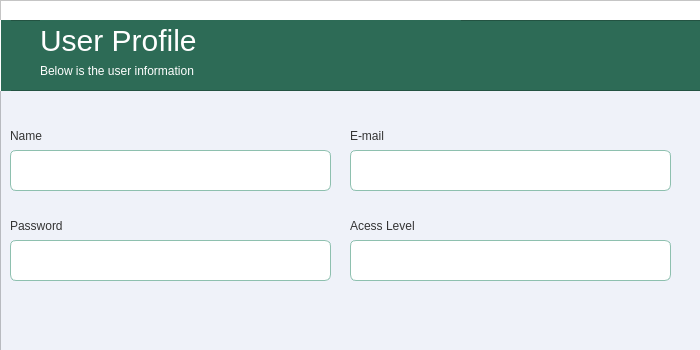
<?xml version="1.0" encoding="UTF-8"?>
<ui version="4.0">
 <class>MainWindow</class>
 <widget class="QMainWindow" name="MainWindow">
  <property name="geometry">
   <rect>
    <x>0</x>
    <y>0</y>
    <width>700</width>
    <height>350</height>
   </rect>
  </property>
  <property name="minimumSize">
   <size>
    <width>700</width>
    <height>350</height>
   </size>
  </property>
  <property name="maximumSize">
   <size>
    <width>700</width>
    <height>350</height>
   </size>
  </property>
  <property name="windowTitle">
   <string>Dashboard</string>
  </property>
  <widget class="QWidget" name="centralwidget">
   <widget class="QFrame" name="frame">
    <property name="geometry">
     <rect>
      <x>0</x>
      <y>0</y>
      <width>1050</width>
      <height>861</height>
     </rect>
    </property>
    <property name="sizePolicy">
     <sizepolicy hsizetype="Fixed" vsizetype="Preferred">
      <horstretch>0</horstretch>
      <verstretch>0</verstretch>
     </sizepolicy>
    </property>
    <property name="minimumSize">
     <size>
      <width>1050</width>
      <height>861</height>
     </size>
    </property>
    <property name="maximumSize">
     <size>
      <width>1050</width>
      <height>861</height>
     </size>
    </property>
    <property name="font">
     <font>
      <pointsize>20</pointsize>
     </font>
    </property>
    <property name="autoFillBackground">
     <bool>false</bool>
    </property>
    <property name="styleSheet">
     <string notr="true">background-color:#eff2f9;

</string>
    </property>
    <property name="frameShape">
     <enum>QFrame::StyledPanel</enum>
    </property>
    <property name="frameShadow">
     <enum>QFrame::Raised</enum>
    </property>
    <widget class="QFrame" name="frame_2">
     <property name="geometry">
      <rect>
       <x>0</x>
       <y>0</y>
       <width>1201</width>
       <height>51</height>
      </rect>
     </property>
     <property name="styleSheet">
      <string notr="true">background-color:#fff</string>
     </property>
     <property name="frameShape">
      <enum>QFrame::StyledPanel</enum>
     </property>
     <property name="frameShadow">
      <enum>QFrame::Raised</enum>
     </property>
     <widget class="QPushButton" name="img_user_logado">
      <property name="geometry">
       <rect>
        <x>980</x>
        <y>10</y>
        <width>31</width>
        <height>31</height>
       </rect>
      </property>
      <property name="styleSheet">
       <string notr="true">background-color: #fff;
border-radius:30px;
width:30px;
height:30px;</string>
      </property>
      <property name="text">
       <string/>
      </property>
      <property name="icon">
       <iconset>
        <normaloff>../../../../../.designer/backup/user_dark.svg</normaloff>../../../../../.designer/backup/user_dark.svg</iconset>
      </property>
      <property name="iconSize">
       <size>
        <width>25</width>
        <height>25</height>
       </size>
      </property>
     </widget>
    </widget>
    <widget class="QFrame" name="frame_3">
     <property name="geometry">
      <rect>
       <x>0</x>
       <y>20</y>
       <width>1201</width>
       <height>71</height>
      </rect>
     </property>
     <property name="styleSheet">
      <string notr="true">background-color:#2d6b56;</string>
     </property>
     <property name="frameShape">
      <enum>QFrame::StyledPanel</enum>
     </property>
     <property name="frameShadow">
      <enum>QFrame::Raised</enum>
     </property>
     <widget class="QLabel" name="lbl_form_tittle">
      <property name="geometry">
       <rect>
        <x>40</x>
        <y>0</y>
        <width>421</width>
        <height>41</height>
       </rect>
      </property>
      <property name="styleSheet">
       <string notr="true">font-size: 30px;
color:#fff;</string>
      </property>
      <property name="text">
       <string>User Profile</string>
      </property>
     </widget>
     <widget class="Line" name="line">
      <property name="geometry">
       <rect>
        <x>-10</x>
        <y>0</y>
        <width>21</width>
        <height>151</height>
       </rect>
      </property>
      <property name="styleSheet">
       <string notr="true">color: rgb(255, 255, 255);
border-color: rgb(255, 255, 255);</string>
      </property>
      <property name="frameShadow">
       <enum>QFrame::Plain</enum>
      </property>
      <property name="orientation">
       <enum>Qt::Vertical</enum>
      </property>
     </widget>
     <widget class="QLabel" name="lbl_form_text">
      <property name="geometry">
       <rect>
        <x>40</x>
        <y>40</y>
        <width>511</width>
        <height>21</height>
       </rect>
      </property>
      <property name="styleSheet">
       <string notr="true">color: rgb(255, 255, 255);
font: 9pt &quot;MS Shell Dlg 2&quot;;</string>
      </property>
      <property name="text">
       <string>Below is the user information</string>
      </property>
     </widget>
    </widget>
    <widget class="QFrame" name="frame_9">
     <property name="geometry">
      <rect>
       <x>-1</x>
       <y>830</y>
       <width>1151</width>
       <height>31</height>
      </rect>
     </property>
     <property name="styleSheet">
      <string notr="true">background-color:#2d6b56;</string>
     </property>
     <property name="frameShape">
      <enum>QFrame::StyledPanel</enum>
     </property>
     <property name="frameShadow">
      <enum>QFrame::Raised</enum>
     </property>
    </widget>
    <widget class="Line" name="line_2">
     <property name="geometry">
      <rect>
       <x>-40</x>
       <y>750</y>
       <width>41</width>
       <height>151</height>
      </rect>
     </property>
     <property name="styleSheet">
      <string notr="true">color: rgb(255, 255, 255);
border-color: rgb(255, 255, 255);</string>
     </property>
     <property name="frameShadow">
      <enum>QFrame::Plain</enum>
     </property>
     <property name="orientation">
      <enum>Qt::Vertical</enum>
     </property>
    </widget>
    <widget class="QLabel" name="lbl_syntetic_sg">
     <property name="geometry">
      <rect>
       <x>10</x>
       <y>120</y>
       <width>311</width>
       <height>31</height>
      </rect>
     </property>
     <property name="font">
      <font>
       <pointsize>9</pointsize>
      </font>
     </property>
     <property name="styleSheet">
      <string notr="true">color: rgb(52, 52, 52);</string>
     </property>
     <property name="text">
      <string>Name</string>
     </property>
    </widget>
    <widget class="QLineEdit" name="txt_description">
     <property name="geometry">
      <rect>
       <x>10</x>
       <y>150</y>
       <width>321</width>
       <height>41</height>
      </rect>
     </property>
     <property name="styleSheet">
      <string notr="true">QLineEdit{


background-color:#fff;
border: 1px solid #8ec0af;
border-radius: 6px
}</string>
     </property>
     <property name="placeholderText">
      <string/>
     </property>
    </widget>
    <widget class="QLineEdit" name="txt_description_2">
     <property name="geometry">
      <rect>
       <x>350</x>
       <y>150</y>
       <width>321</width>
       <height>41</height>
      </rect>
     </property>
     <property name="styleSheet">
      <string notr="true">QLineEdit{


background-color:#fff;
border: 1px solid #8ec0af;
border-radius: 6px
}</string>
     </property>
     <property name="placeholderText">
      <string/>
     </property>
    </widget>
    <widget class="QLabel" name="lbl_syntetic_sg_2">
     <property name="geometry">
      <rect>
       <x>350</x>
       <y>120</y>
       <width>311</width>
       <height>31</height>
      </rect>
     </property>
     <property name="font">
      <font>
       <pointsize>9</pointsize>
      </font>
     </property>
     <property name="styleSheet">
      <string notr="true">color: rgb(52, 52, 52);</string>
     </property>
     <property name="text">
      <string>E-mail</string>
     </property>
    </widget>
    <widget class="QLineEdit" name="txt_description_3">
     <property name="geometry">
      <rect>
       <x>10</x>
       <y>240</y>
       <width>321</width>
       <height>41</height>
      </rect>
     </property>
     <property name="styleSheet">
      <string notr="true">QLineEdit{


background-color:#fff;
border: 1px solid #8ec0af;
border-radius: 6px
}</string>
     </property>
     <property name="placeholderText">
      <string/>
     </property>
    </widget>
    <widget class="QLabel" name="lbl_syntetic_sg_3">
     <property name="geometry">
      <rect>
       <x>10</x>
       <y>210</y>
       <width>311</width>
       <height>31</height>
      </rect>
     </property>
     <property name="font">
      <font>
       <pointsize>9</pointsize>
      </font>
     </property>
     <property name="styleSheet">
      <string notr="true">color: rgb(52, 52, 52);</string>
     </property>
     <property name="text">
      <string>Password</string>
     </property>
    </widget>
    <widget class="QLabel" name="lbl_syntetic_sg_4">
     <property name="geometry">
      <rect>
       <x>350</x>
       <y>210</y>
       <width>311</width>
       <height>31</height>
      </rect>
     </property>
     <property name="font">
      <font>
       <pointsize>9</pointsize>
      </font>
     </property>
     <property name="styleSheet">
      <string notr="true">color: rgb(52, 52, 52);</string>
     </property>
     <property name="text">
      <string>Acess Level</string>
     </property>
    </widget>
    <widget class="QLineEdit" name="txt_description_4">
     <property name="geometry">
      <rect>
       <x>350</x>
       <y>240</y>
       <width>321</width>
       <height>41</height>
      </rect>
     </property>
     <property name="styleSheet">
      <string notr="true">QLineEdit{


background-color:#fff;
border: 1px solid #8ec0af;
border-radius: 6px
}</string>
     </property>
     <property name="placeholderText">
      <string/>
     </property>
    </widget>
    <zorder>lbl_syntetic_sg_2</zorder>
    <zorder>lbl_syntetic_sg_4</zorder>
    <zorder>lbl_syntetic_sg_3</zorder>
    <zorder>frame_2</zorder>
    <zorder>frame_3</zorder>
    <zorder>frame_9</zorder>
    <zorder>line_2</zorder>
    <zorder>lbl_syntetic_sg</zorder>
    <zorder>txt_description</zorder>
    <zorder>txt_description_2</zorder>
    <zorder>txt_description_3</zorder>
    <zorder>txt_description_4</zorder>
   </widget>
  </widget>
  <widget class="QMenuBar" name="menubar">
   <property name="geometry">
    <rect>
     <x>0</x>
     <y>0</y>
     <width>700</width>
     <height>22</height>
    </rect>
   </property>
  </widget>
 </widget>
 <resources/>
 <connections/>
 <designerdata>
  <property name="gridDeltaX">
   <number>10</number>
  </property>
  <property name="gridDeltaY">
   <number>10</number>
  </property>
  <property name="gridSnapX">
   <bool>true</bool>
  </property>
  <property name="gridSnapY">
   <bool>true</bool>
  </property>
  <property name="gridVisible">
   <bool>true</bool>
  </property>
 </designerdata>
</ui>
